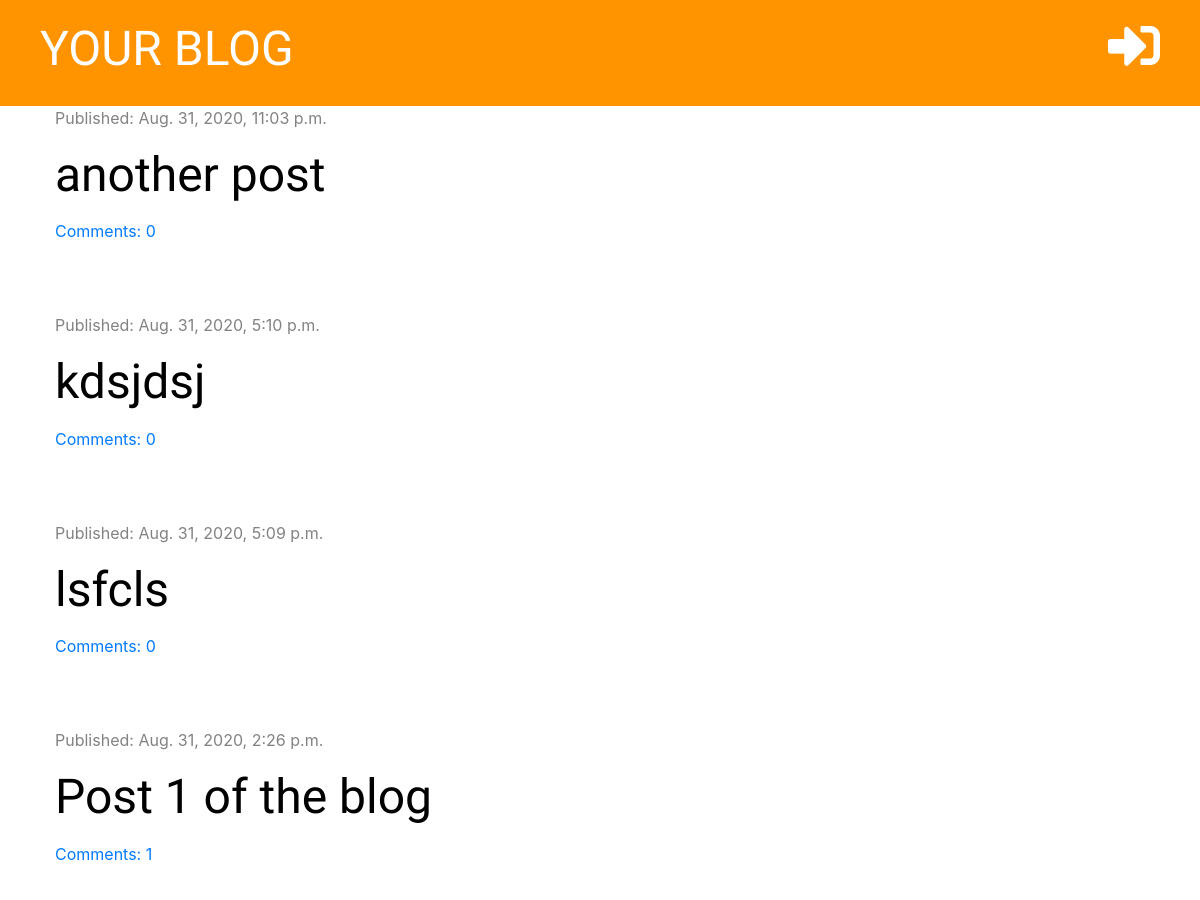
The app's page / (upper part), older data.
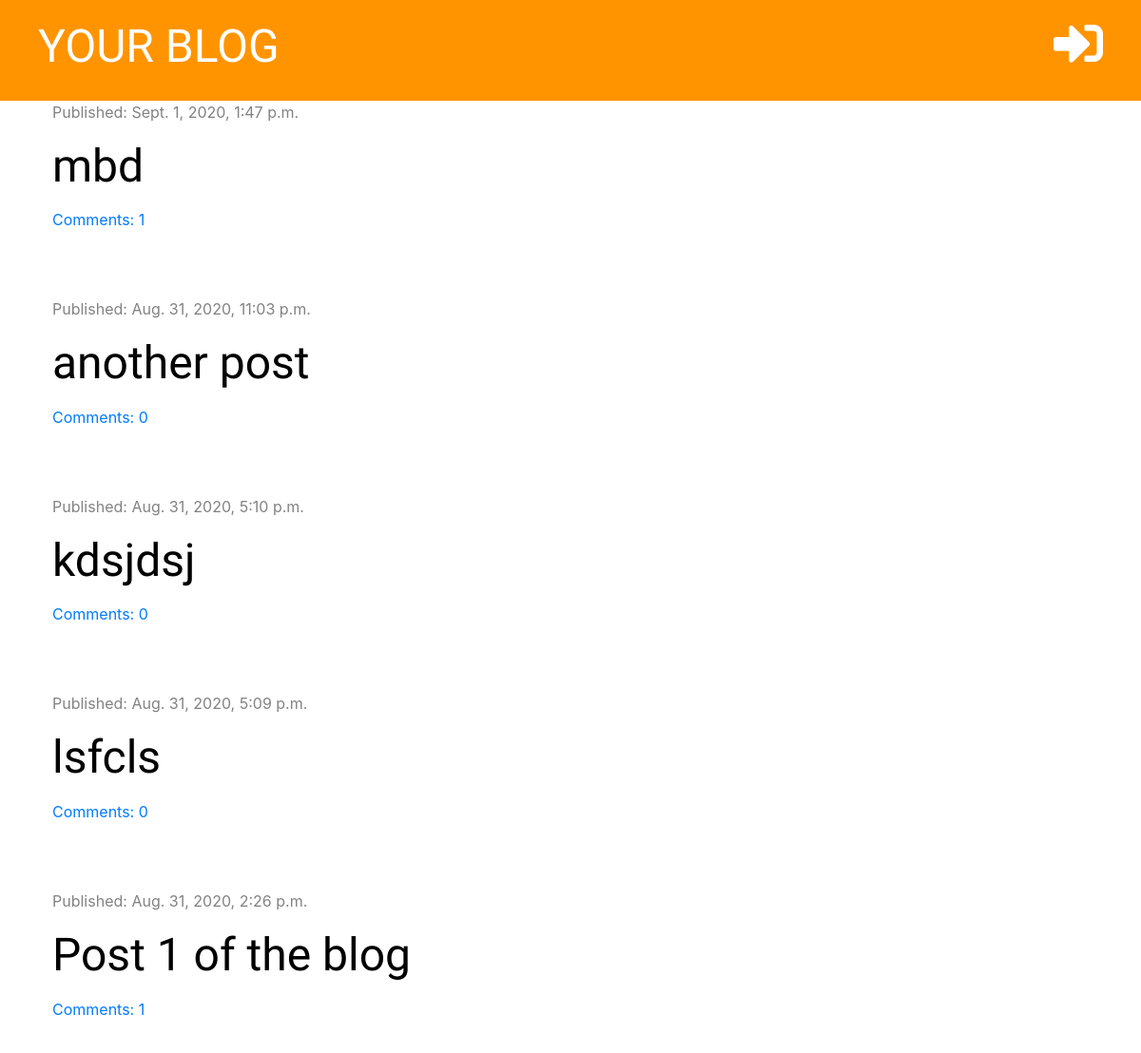
The same page, newer data.
### blog/models.py (models this page shows, shortened)
class Post(models.Model):
    author = models.ForeignKey('auth.User', on_delete=models.CASCADE)
    title = models.CharField(max_length=200)
    text = models.TextField()
    created_date = models.DateTimeField(default=timezone.now)
    published_date = models.DateTimeField(blank=True, null=True)
    def approved_comments(self):
        return self.comments.filter(approved=True)

### blog/views.py (the view)
# urls.py: path('', views.post_list, name='post_list'),
def post_list(request):
    posts = Post.objects.filter(published_date__lte=timezone.now()).order_by('-published_date')
    stuff_for_frontend = {'posts': posts}
    return render(request, 'blog/post_list.html', stuff_for_frontend)

### blog/templatetags/markdownify.py (called while the page is built)
@register.filter
def markdown(value):
    renderer = HighlightRenderer()
    markdown = mistune.Markdown(renderer=renderer)
    return markdown(value)

### blog/templates/blog/post_list.html (shortened to what this page needs)
{% extends 'blog/base.html' %}
{% load markdownify %}
{% block content %}
                {% for post in posts %}
                    <div class="post">
                        <div class="date">
                            <p>Published: {{ post.published_date }}</p>
                        </div>
                        <h1><a href="{% url 'post_detail' pk=post.pk %}">{{ post.title }}</a></h1>
                        <a href="{% url "post_detail" pk=post.pk %}">Comments: {{ post.approved_comments.count }}</a>
                    </div>
                {% endfor %}
{% endblock %}

Row changes from the older to the newer data that the page shows:
added Post: published_date "Sept. 1, 2020, 1:47 p.m.", title "mbd", approved_comments.count "1"
